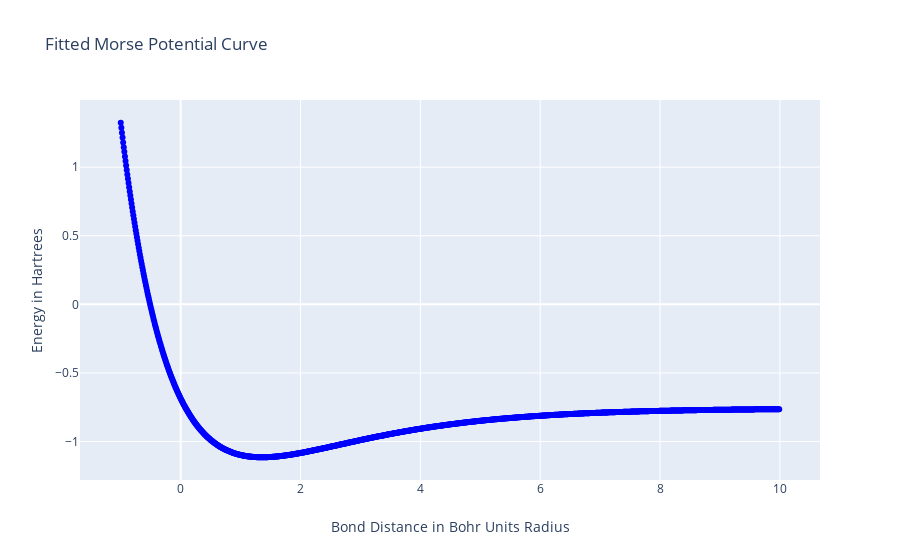

This figure's notebook cell:
### Code cell
#create a curve fitted morsePotential of the data
#uses the least squares method to fit the potential via SciPy
#Morse Potential Equation is from "Diatomic Molecules According To 
#The Wave Mechanics. II. Vibrational Levels", by Phillip M. Morse
def morsePotential(r, r0, a, D, c):
    return D * pow( (1-np.exp(-a*(r-r0))), 2) + c

#Optimize the morse potential to the Hartree-Fock computed potential
popt, pcov = optimize.curve_fit(morsePotential, R, E)

#Get important data for graphing purposes
minEIndex = E.index(min(E))
minE = E.copy().pop(minEIndex)
optimalR = R.copy().pop(minEIndex)

#graph the surface potential
dx = .01
figure = { 
    "data": [
        
        #create the Hartree-Fock generated Potential Energy Surface
        {
            "type":"scatter",
            "x":[x*dx for x in range(-100,1000)],
            "y":[morsePotential(x*dx, popt[0], popt[1], popt[2], popt[3]) for x in range(-100,1000)],
            "connectgaps":False,
            "mode":"markers", 
            "name":"Hartree-Fock Computed",
            "marker":{"color":"blue"}
        },
    ],
     "layout":
        {
           "xaxis":{"title":"Bond Distance in Bohr Units Radius"},
           "yaxis":{"title":"Energy in Hartrees"},
            "title":{"text":"Fitted Morse Potential Curve"}
        },    
}
iplot(figure)

print(popt)

### Figure 1 — Plotly figure (JSON) as saved in the notebook; plotly's stock layout.template omitted (floating-point values rounded to 4 significant figures; data arrays with more than 128 entries replaced by an {"elided": "..."} marker saying what was removed)
{"data": [{"connectgaps": false, "marker": {"color": "blue"}, "mode": "markers", "name": "Hartree-Fock Computed", "type": "scatter", "x": {"elided": "1100 float values"}, "y": {"elided": "1100 float values"}}], "layout": {"title": {"text": "Fitted Morse Potential Curve"}, "xaxis": {"title": {"text": "Bond Distance in Bohr Units Radius"}}, "yaxis": {"title": {"text": "Energy in Hartrees"}}}}
